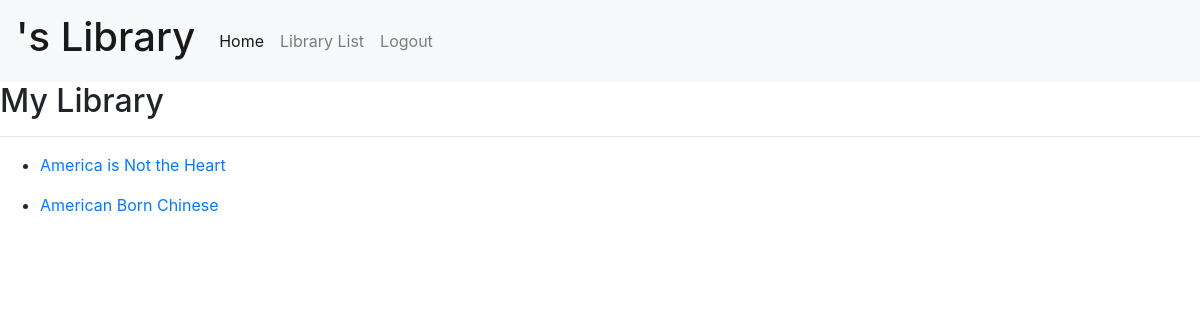
/mybooks/ (signed in), run on an earlier commit of the app's database.
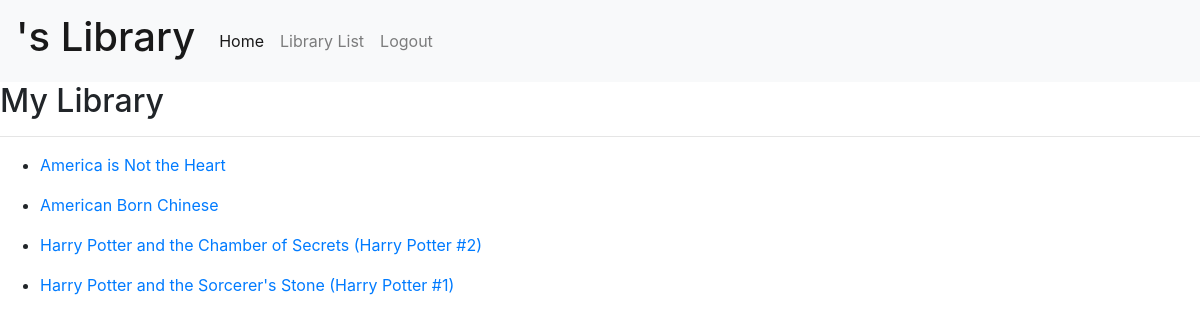
And on a later commit of the database.
### lib_app/models.py (models this page shows, shortened)
class Checkout(models.Model):
    book = models.ForeignKey(Book, on_delete=models.SET_NULL, null = True)
    borrower = models.ForeignKey(get_user_model(), on_delete= models.SET_NULL, null=True, blank=True)
    checkout_date = models.DateTimeField(default=timezone.now)
    due_date = models.DateTimeField(blank=True, null=True)
    checked_out = models.BooleanField(default=False)

class Book(models.Model):
    author = models.CharField(max_length = 200)
    title = models.CharField(max_length = 200)
    desp = models.TextField(max_length = 2000, blank=True)
    def __str__(self):
        return self.title
    class Meta:
        ordering = ['title']

### lib_app/views.py (the view)
# urls.py: path('mybooks/', views.my_books, name="my_books"),
def my_books (request):
    books = Checkout.objects.filter(borrower=request.user)
    context = {
        'books':books,
    }
    return render(request,'lib_app/my_books.html', context)

### templates/lib_app/my_books.html
{% extends 'base.html' %}
{% block content %}
<div class="POST">
    <h2> My Library </h2>
    <hr>
    {% for book in books %}
        <ul>
            <li><a href="{% url 'book_details' book.id %}">{{ book.book }}</a></li>
        </ul>
    {% endfor %}
</div>
{% endblock %}

What changed in the data, as far as the page shows it:
added Checkout: book "Harry Potter and the Chamber of Secrets (Harry Potter #2)"
added Checkout: book "Harry Potter and the Sorcerer's Stone (Harry Potter #1)"
